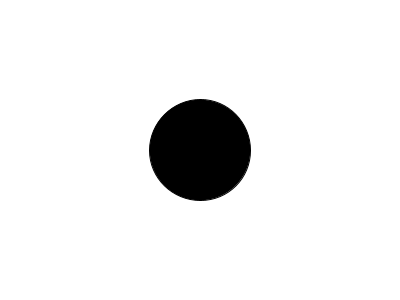
Frame 1 (no input)
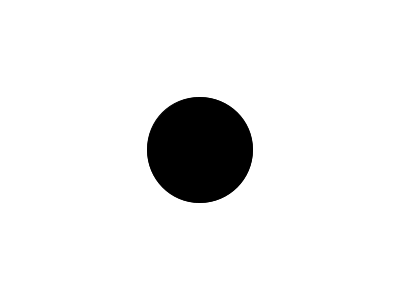
Frame 60 (the mouse pressed at the canvas centre just before this capture)
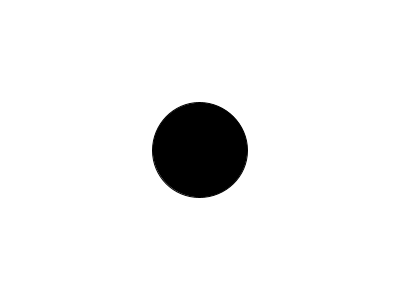
Frame 120 (the mouse held since frame 60 and released just before this capture)

The Processing sketch that drew these frames (run headless with seeded random() and noise(); from frame 60 on, the mouse is pressed at the canvas centre):

// Processing sketch: Main
// ── Main.pde
import java.util.Random;

Random generator;

void setup(){
  size(400, 300);
  generator = new Random();
}

void draw(){
  
  background(255);
  float h = (float)generator.nextGaussian();
  h *= 10;
  h += 100;
  
  fill(0);
  ellipse(width/2, height/2, h, h);
}
